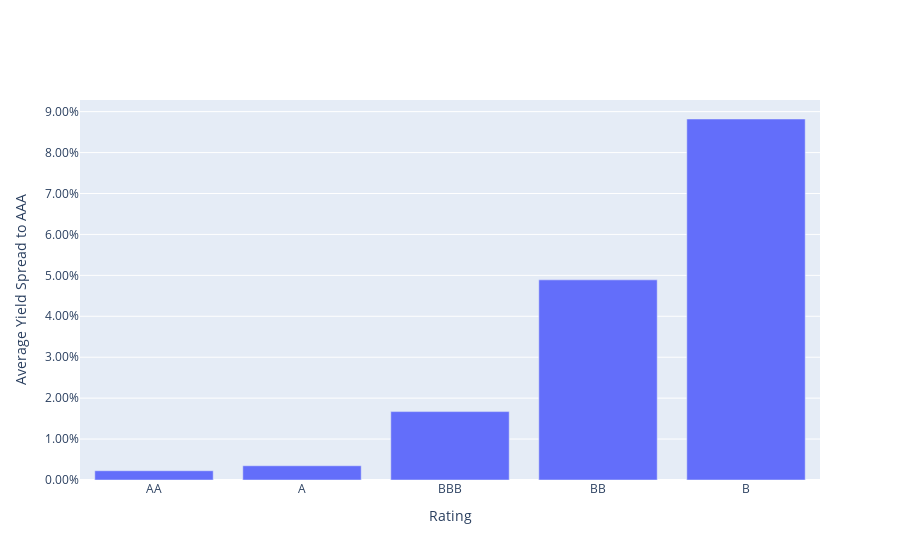

Notebook source saved alongside this figure:
### Code cell
# Plot ratings effects (B and above)
d = d[['AA', 'A', 'BBB', 'BB', 'B']]
trace = go.Bar(x=d.index, y=d.values)
fig = go.Figure()
fig.add_trace(trace)
fig.update_xaxes(title='Rating',tickformat=".1f")
fig.update_yaxes(title='Average Yield Spread to AAA',tickformat=".2%")
fig.show()

### Figure 1 — Plotly figure (JSON) as saved in the notebook; plotly's stock layout.template omitted (floating-point values rounded to 4 significant figures)
{"data": [{"type": "bar", "x": ["AA", "A", "BBB", "BB", "B"], "y": [0.002262, 0.003476, 0.01671, 0.0489, 0.0882]}], "layout": {"xaxis": {"tickformat": ".1f", "title": {"text": "Rating"}}, "yaxis": {"tickformat": ".2%", "title": {"text": "Average Yield Spread to AAA"}}}}
